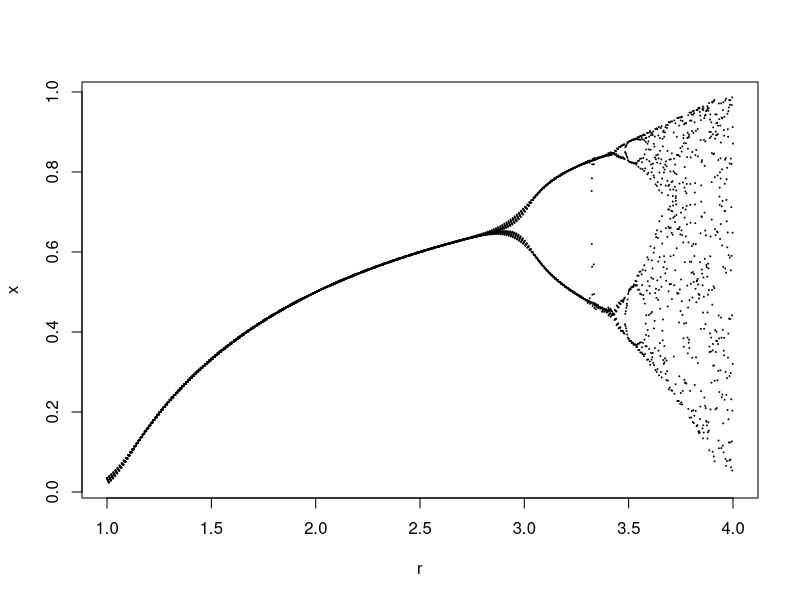

Source code (R):
# http://techn.ology.net/alternatives-to-the-logistic-equation/

iterate <- function( equation, range, x_max ) {
    # Initialize the bucket of x's
    v <- c()

    # For each r, find the x value...
    for ( r in range ) {
        # Start at a low x value
        x <- 0.1
        # Repeat x_max times...
        for ( i in 0 : x_max ) {
            x <- eval( parse( text = equation ) )
            # Save the last half of computed x's
            if ( i > x_max / 2 ) {
                v <- c( v, x )
            }
        }
    }
    return(v)
}

# Set the range of the r values
r_min <- 1
r_max <- 4

# The logistic equation
# r * x * ( 1 - x )
# Alternatives:
# r - x ** 2
# r ** ( 1 - x )
# r * x ** ( 1 - x )
# r * sin(x)
# r * cos(x) - sin(x)
# r * ( cos(x) - sin(x) )
# r ** sin(x)
# r ** cos( 1 - x )
# r * cos(x) * ( 1 - sin(x) )
# r * exp(x) * ( 1 - exp(x) )
v <- iterate( equation = 'r * x * ( 1 - x )', range = seq( r_min, r_max, 0.01 ), x_max = 30 )

# Recompute our range in terms of the equation iteration.
r <- seq( r_min, r_max, length.out = length(v) )

#png(file = 'bifurcation.png')
plot( r, v, type = 'p', cex  = 0.1, xlab = 'r', ylab = 'x' )
#dev.off()
